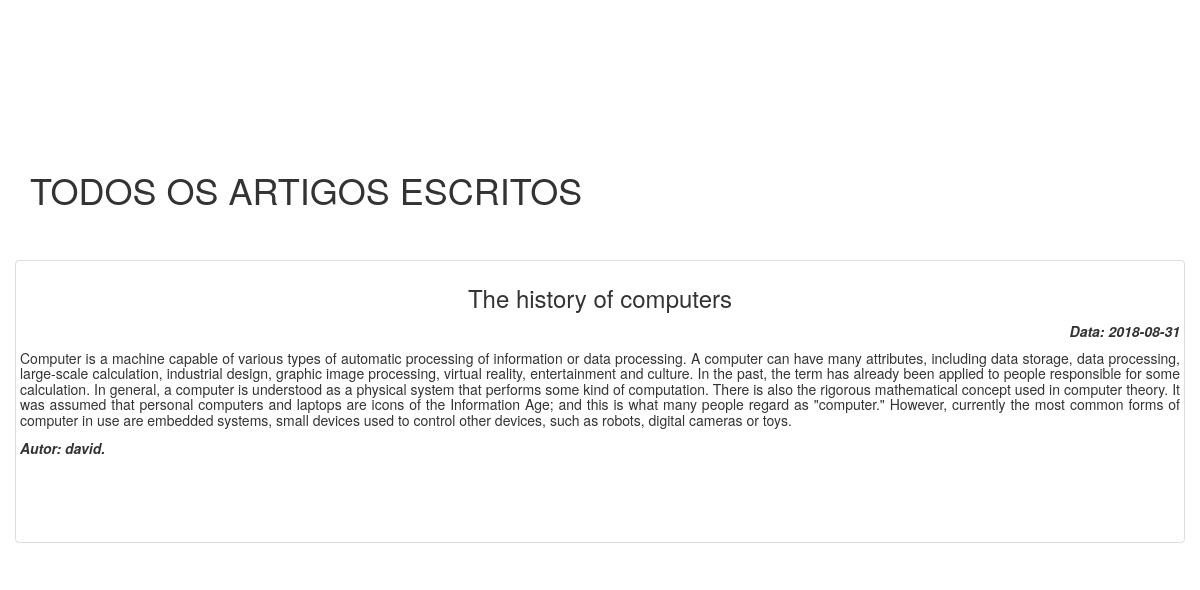
/artigosTodos.php, run on the app's committed database.
### tables this page shows
CREATE TABLE `artigos` (
  `id` int(11) NOT NULL,
  `titulo` varchar(200) NOT NULL,
  `conteudo` varchar(1000) NOT NULL,
  `data` datetime NOT NULL,
  `autor` varchar(200) NOT NULL,
  `id_artigo_fk` int(11) NOT NULL
);

### artigosTodos.php (the view, shortened to what this page needs)
<!DOCTYPE html>
<html>
<head>
	<link rel="stylesheet" type="text/css" href="css/bootstrap.min.css">
	<?php
		require('config.php');
		$sql = "SELECT * FROM artigos";
		$query = mysqli_query($conexao, $sql);
	?>
</head>
<body>
	<div style="margin-top: 150px;" class="container">
		<h1>TODOS OS ARTIGOS ESCRITOS</h1>
		<br><br>
		<div class="row">
		<?php
			if (mysqli_num_rows($query) > 0) {
					while ($art = mysqli_fetch_assoc($query)) {
						echo "
						<div class='col-md-12 thumbnail'>
							<b><h3 class='text-center'>".$art['titulo']."</h3></b>
							<i><b><p class='text-right'>Data: ".substr($art['data'], 0, 10)."</b></p></i>
							<h5 class='text-justify'>".$art['conteudo']."</h5>
							<b><i class='text-left'>Autor: ".$art['autor'].".</i></b>
							<br><br><br><br><br>
						</div>
					";
					}
				} else {
					echo "
						<form method = 'get'>
							<h3>Sem artigos!!</h3>
						</form>
					";
				}
		 ?>
		</div>
	</div>
</body>
</html>

### data on the page
artigos: titulo "The history of computers", data "2018-08-31", conteudo "Computer is a machine capable of various types of automatic processing of information or data processing. A computer can have many attributes, including data storage, data processing, large-scale calculation, industrial design, graphic image processing, virtual reality, entertainment and culture. In the past, the term has already been applied to people responsible for some calculation. In general, a computer is understood as a physical system that performs some kind of computation. There is also the rigorous mathematical concept used in computer theory. It was assumed that personal computers and laptops are icons of the Information Age; and this is what many people regard as \"computer.\"…", autor "david"
